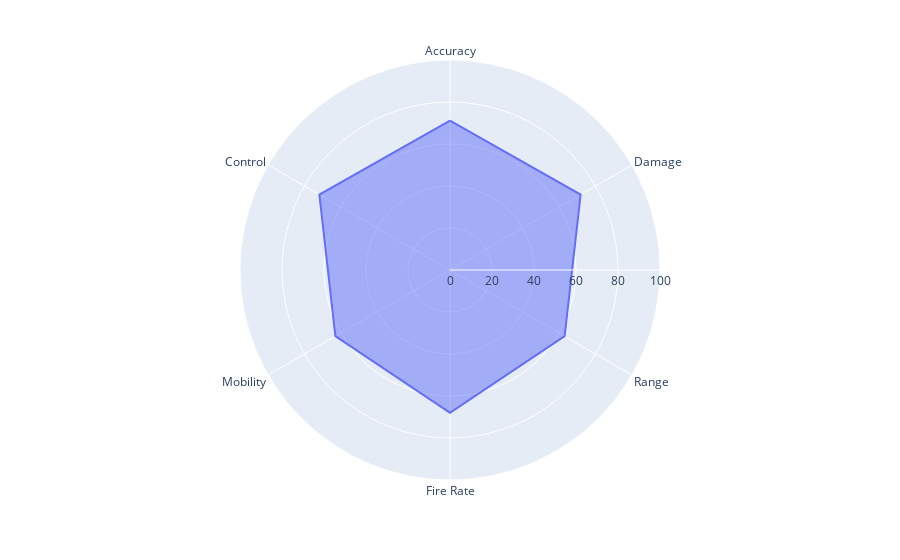

Write notebook code for a chart like this one.
### Code cell
fig = px.line_polar(df, r=df[df.Category == "BASE"].iloc[0,3:].tolist(), theta=df.columns[3:].tolist(), line_close=True,range_r=[0,100])
fig.update_traces(fill='toself')
fig.show()

### Figure 1 — Plotly figure (JSON) as saved in the notebook; plotly's stock layout.template omitted (floating-point values rounded to 4 significant figures)
{"data": [{"fill": "toself", "hovertemplate": "r=%{r}<br>theta=%{theta}<extra></extra>", "legendgroup": "", "line": {"color": "#636efa", "dash": "solid"}, "mode": "lines", "name": "", "r": ["71.13", "71.83", "63.03", "67.96", "63.03", "71.83", "71.13"], "showlegend": false, "subplot": "polar", "theta": ["Accuracy", "Damage", "Range", "Fire Rate", "Mobility", "Control", "Accuracy"], "type": "scatterpolar"}], "layout": {"legend": {"tracegroupgap": 0}, "margin": {"t": 60}, "polar": {"angularaxis": {"direction": "clockwise", "rotation": 90}, "domain": {"x": [0, 1], "y": [0, 1]}, "radialaxis": {"range": [0, 100]}}}}
